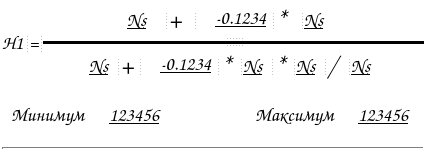
<?xml version="1.0" encoding="UTF-8"?>
<ui version="4.0">
 <class>SPRFormulaItemWidget</class>
 <widget class="QWidget" name="SPRFormulaItemWidget">
  <property name="geometry">
   <rect>
    <x>0</x>
    <y>0</y>
    <width>426</width>
    <height>152</height>
   </rect>
  </property>
  <property name="maximumSize">
   <size>
    <width>16777215</width>
    <height>152</height>
   </size>
  </property>
  <property name="palette">
   <palette>
    <active>
     <colorrole role="WindowText">
      <brush brushstyle="SolidPattern">
       <color alpha="255">
        <red>0</red>
        <green>0</green>
        <blue>0</blue>
       </color>
      </brush>
     </colorrole>
     <colorrole role="Button">
      <brush brushstyle="SolidPattern">
       <color alpha="255">
        <red>255</red>
        <green>255</green>
        <blue>255</blue>
       </color>
      </brush>
     </colorrole>
     <colorrole role="Light">
      <brush brushstyle="SolidPattern">
       <color alpha="255">
        <red>255</red>
        <green>255</green>
        <blue>255</blue>
       </color>
      </brush>
     </colorrole>
     <colorrole role="Midlight">
      <brush brushstyle="SolidPattern">
       <color alpha="255">
        <red>255</red>
        <green>255</green>
        <blue>255</blue>
       </color>
      </brush>
     </colorrole>
     <colorrole role="Dark">
      <brush brushstyle="SolidPattern">
       <color alpha="255">
        <red>127</red>
        <green>127</green>
        <blue>127</blue>
       </color>
      </brush>
     </colorrole>
     <colorrole role="Mid">
      <brush brushstyle="SolidPattern">
       <color alpha="255">
        <red>170</red>
        <green>170</green>
        <blue>170</blue>
       </color>
      </brush>
     </colorrole>
     <colorrole role="Text">
      <brush brushstyle="SolidPattern">
       <color alpha="255">
        <red>0</red>
        <green>0</green>
        <blue>0</blue>
       </color>
      </brush>
     </colorrole>
     <colorrole role="BrightText">
      <brush brushstyle="SolidPattern">
       <color alpha="255">
        <red>255</red>
        <green>255</green>
        <blue>255</blue>
       </color>
      </brush>
     </colorrole>
     <colorrole role="ButtonText">
      <brush brushstyle="SolidPattern">
       <color alpha="255">
        <red>0</red>
        <green>0</green>
        <blue>0</blue>
       </color>
      </brush>
     </colorrole>
     <colorrole role="Base">
      <brush brushstyle="SolidPattern">
       <color alpha="255">
        <red>255</red>
        <green>255</green>
        <blue>255</blue>
       </color>
      </brush>
     </colorrole>
     <colorrole role="Window">
      <brush brushstyle="SolidPattern">
       <color alpha="255">
        <red>255</red>
        <green>255</green>
        <blue>255</blue>
       </color>
      </brush>
     </colorrole>
     <colorrole role="Shadow">
      <brush brushstyle="SolidPattern">
       <color alpha="255">
        <red>0</red>
        <green>0</green>
        <blue>0</blue>
       </color>
      </brush>
     </colorrole>
     <colorrole role="AlternateBase">
      <brush brushstyle="SolidPattern">
       <color alpha="255">
        <red>255</red>
        <green>255</green>
        <blue>255</blue>
       </color>
      </brush>
     </colorrole>
     <colorrole role="ToolTipBase">
      <brush brushstyle="SolidPattern">
       <color alpha="255">
        <red>255</red>
        <green>255</green>
        <blue>220</blue>
       </color>
      </brush>
     </colorrole>
     <colorrole role="ToolTipText">
      <brush brushstyle="SolidPattern">
       <color alpha="255">
        <red>0</red>
        <green>0</green>
        <blue>0</blue>
       </color>
      </brush>
     </colorrole>
    </active>
    <inactive>
     <colorrole role="WindowText">
      <brush brushstyle="SolidPattern">
       <color alpha="255">
        <red>0</red>
        <green>0</green>
        <blue>0</blue>
       </color>
      </brush>
     </colorrole>
     <colorrole role="Button">
      <brush brushstyle="SolidPattern">
       <color alpha="255">
        <red>255</red>
        <green>255</green>
        <blue>255</blue>
       </color>
      </brush>
     </colorrole>
     <colorrole role="Light">
      <brush brushstyle="SolidPattern">
       <color alpha="255">
        <red>255</red>
        <green>255</green>
        <blue>255</blue>
       </color>
      </brush>
     </colorrole>
     <colorrole role="Midlight">
      <brush brushstyle="SolidPattern">
       <color alpha="255">
        <red>255</red>
        <green>255</green>
        <blue>255</blue>
       </color>
      </brush>
     </colorrole>
     <colorrole role="Dark">
      <brush brushstyle="SolidPattern">
       <color alpha="255">
        <red>127</red>
        <green>127</green>
        <blue>127</blue>
       </color>
      </brush>
     </colorrole>
     <colorrole role="Mid">
      <brush brushstyle="SolidPattern">
       <color alpha="255">
        <red>170</red>
        <green>170</green>
        <blue>170</blue>
       </color>
      </brush>
     </colorrole>
     <colorrole role="Text">
      <brush brushstyle="SolidPattern">
       <color alpha="255">
        <red>0</red>
        <green>0</green>
        <blue>0</blue>
       </color>
      </brush>
     </colorrole>
     <colorrole role="BrightText">
      <brush brushstyle="SolidPattern">
       <color alpha="255">
        <red>255</red>
        <green>255</green>
        <blue>255</blue>
       </color>
      </brush>
     </colorrole>
     <colorrole role="ButtonText">
      <brush brushstyle="SolidPattern">
       <color alpha="255">
        <red>0</red>
        <green>0</green>
        <blue>0</blue>
       </color>
      </brush>
     </colorrole>
     <colorrole role="Base">
      <brush brushstyle="SolidPattern">
       <color alpha="255">
        <red>255</red>
        <green>255</green>
        <blue>255</blue>
       </color>
      </brush>
     </colorrole>
     <colorrole role="Window">
      <brush brushstyle="SolidPattern">
       <color alpha="255">
        <red>255</red>
        <green>255</green>
        <blue>255</blue>
       </color>
      </brush>
     </colorrole>
     <colorrole role="Shadow">
      <brush brushstyle="SolidPattern">
       <color alpha="255">
        <red>0</red>
        <green>0</green>
        <blue>0</blue>
       </color>
      </brush>
     </colorrole>
     <colorrole role="AlternateBase">
      <brush brushstyle="SolidPattern">
       <color alpha="255">
        <red>255</red>
        <green>255</green>
        <blue>255</blue>
       </color>
      </brush>
     </colorrole>
     <colorrole role="ToolTipBase">
      <brush brushstyle="SolidPattern">
       <color alpha="255">
        <red>255</red>
        <green>255</green>
        <blue>220</blue>
       </color>
      </brush>
     </colorrole>
     <colorrole role="ToolTipText">
      <brush brushstyle="SolidPattern">
       <color alpha="255">
        <red>0</red>
        <green>0</green>
        <blue>0</blue>
       </color>
      </brush>
     </colorrole>
    </inactive>
    <disabled>
     <colorrole role="WindowText">
      <brush brushstyle="SolidPattern">
       <color alpha="255">
        <red>127</red>
        <green>127</green>
        <blue>127</blue>
       </color>
      </brush>
     </colorrole>
     <colorrole role="Button">
      <brush brushstyle="SolidPattern">
       <color alpha="255">
        <red>255</red>
        <green>255</green>
        <blue>255</blue>
       </color>
      </brush>
     </colorrole>
     <colorrole role="Light">
      <brush brushstyle="SolidPattern">
       <color alpha="255">
        <red>255</red>
        <green>255</green>
        <blue>255</blue>
       </color>
      </brush>
     </colorrole>
     <colorrole role="Midlight">
      <brush brushstyle="SolidPattern">
       <color alpha="255">
        <red>255</red>
        <green>255</green>
        <blue>255</blue>
       </color>
      </brush>
     </colorrole>
     <colorrole role="Dark">
      <brush brushstyle="SolidPattern">
       <color alpha="255">
        <red>127</red>
        <green>127</green>
        <blue>127</blue>
       </color>
      </brush>
     </colorrole>
     <colorrole role="Mid">
      <brush brushstyle="SolidPattern">
       <color alpha="255">
        <red>170</red>
        <green>170</green>
        <blue>170</blue>
       </color>
      </brush>
     </colorrole>
     <colorrole role="Text">
      <brush brushstyle="SolidPattern">
       <color alpha="255">
        <red>127</red>
        <green>127</green>
        <blue>127</blue>
       </color>
      </brush>
     </colorrole>
     <colorrole role="BrightText">
      <brush brushstyle="SolidPattern">
       <color alpha="255">
        <red>255</red>
        <green>255</green>
        <blue>255</blue>
       </color>
      </brush>
     </colorrole>
     <colorrole role="ButtonText">
      <brush brushstyle="SolidPattern">
       <color alpha="255">
        <red>127</red>
        <green>127</green>
        <blue>127</blue>
       </color>
      </brush>
     </colorrole>
     <colorrole role="Base">
      <brush brushstyle="SolidPattern">
       <color alpha="255">
        <red>255</red>
        <green>255</green>
        <blue>255</blue>
       </color>
      </brush>
     </colorrole>
     <colorrole role="Window">
      <brush brushstyle="SolidPattern">
       <color alpha="255">
        <red>255</red>
        <green>255</green>
        <blue>255</blue>
       </color>
      </brush>
     </colorrole>
     <colorrole role="Shadow">
      <brush brushstyle="SolidPattern">
       <color alpha="255">
        <red>0</red>
        <green>0</green>
        <blue>0</blue>
       </color>
      </brush>
     </colorrole>
     <colorrole role="AlternateBase">
      <brush brushstyle="SolidPattern">
       <color alpha="255">
        <red>255</red>
        <green>255</green>
        <blue>255</blue>
       </color>
      </brush>
     </colorrole>
     <colorrole role="ToolTipBase">
      <brush brushstyle="SolidPattern">
       <color alpha="255">
        <red>255</red>
        <green>255</green>
        <blue>220</blue>
       </color>
      </brush>
     </colorrole>
     <colorrole role="ToolTipText">
      <brush brushstyle="SolidPattern">
       <color alpha="255">
        <red>0</red>
        <green>0</green>
        <blue>0</blue>
       </color>
      </brush>
     </colorrole>
    </disabled>
   </palette>
  </property>
  <property name="font">
   <font>
    <family>Comic Sans MS</family>
    <pointsize>14</pointsize>
   </font>
  </property>
  <property name="windowTitle">
   <string>Form</string>
  </property>
  <layout class="QVBoxLayout" name="verticalLayout_2">
   <property name="leftMargin">
    <number>2</number>
   </property>
   <property name="topMargin">
    <number>2</number>
   </property>
   <property name="rightMargin">
    <number>2</number>
   </property>
   <property name="bottomMargin">
    <number>2</number>
   </property>
   <item>
    <layout class="QVBoxLayout" name="verticalLayout">
     <item>
      <widget class="QSplitter" name="splitter_5">
       <property name="orientation">
        <enum>Qt::Horizontal</enum>
       </property>
       <widget class="QSplitter" name="splitter_4">
        <property name="orientation">
         <enum>Qt::Horizontal</enum>
        </property>
        <widget class="QLabel" name="lResult">
         <property name="text">
          <string>H1</string>
         </property>
        </widget>
        <widget class="QLabel" name="label_2">
         <property name="font">
          <font>
           <underline>false</underline>
          </font>
         </property>
         <property name="text">
          <string>=</string>
         </property>
        </widget>
       </widget>
       <widget class="QSplitter" name="splitter_3">
        <property name="orientation">
         <enum>Qt::Vertical</enum>
        </property>
        <widget class="QWidget" name="layoutWidget_2">
         <layout class="QHBoxLayout" name="horizontalLayout">
          <item>
           <spacer name="horizontalSpacer">
            <property name="orientation">
             <enum>Qt::Horizontal</enum>
            </property>
            <property name="sizeHint" stdset="0">
             <size>
              <width>40</width>
              <height>20</height>
             </size>
            </property>
           </spacer>
          </item>
          <item>
           <widget class="QSplitter" name="splitter">
            <property name="maximumSize">
             <size>
              <width>16777215</width>
              <height>38</height>
             </size>
            </property>
            <property name="orientation">
             <enum>Qt::Horizontal</enum>
            </property>
            <widget class="SPRFormulaElement" name="lElementUp1">
             <property name="font">
              <font>
               <underline>true</underline>
              </font>
             </property>
             <property name="autoFillBackground">
              <bool>false</bool>
             </property>
             <property name="lineWidth">
              <number>0</number>
             </property>
             <property name="text">
              <string>Ns</string>
             </property>
            </widget>
            <widget class="QLabel" name="label_4">
             <property name="font">
              <font>
               <family>Comic Sans MS</family>
               <pointsize>20</pointsize>
               <underline>false</underline>
              </font>
             </property>
             <property name="text">
              <string>+</string>
             </property>
            </widget>
            <widget class="QLineEdit" name="leMulUp">
             <property name="maximumSize">
              <size>
               <width>74</width>
               <height>31</height>
              </size>
             </property>
             <property name="font">
              <font>
               <underline>true</underline>
              </font>
             </property>
             <property name="autoFillBackground">
              <bool>false</bool>
             </property>
             <property name="text">
              <string>-0.1234</string>
             </property>
             <property name="frame">
              <bool>false</bool>
             </property>
             <property name="alignment">
              <set>Qt::AlignRight|Qt::AlignTrailing|Qt::AlignVCenter</set>
             </property>
            </widget>
            <widget class="QLabel" name="label_5">
             <property name="font">
              <font>
               <pointsize>20</pointsize>
               <underline>false</underline>
              </font>
             </property>
             <property name="text">
              <string>*</string>
             </property>
            </widget>
            <widget class="SPRFormulaElement" name="lElementUp2">
             <property name="font">
              <font>
               <underline>true</underline>
              </font>
             </property>
             <property name="autoFillBackground">
              <bool>false</bool>
             </property>
             <property name="lineWidth">
              <number>0</number>
             </property>
             <property name="text">
              <string>Ns</string>
             </property>
            </widget>
           </widget>
          </item>
          <item>
           <spacer name="horizontalSpacer_2">
            <property name="orientation">
             <enum>Qt::Horizontal</enum>
            </property>
            <property name="sizeHint" stdset="0">
             <size>
              <width>40</width>
              <height>20</height>
             </size>
            </property>
           </spacer>
          </item>
         </layout>
        </widget>
        <widget class="Line" name="line">
         <property name="frameShadow">
          <enum>QFrame::Plain</enum>
         </property>
         <property name="lineWidth">
          <number>3</number>
         </property>
         <property name="orientation">
          <enum>Qt::Horizontal</enum>
         </property>
        </widget>
        <widget class="QWidget" name="layoutWidget_3">
         <layout class="QHBoxLayout" name="horizontalLayout_2">
          <item>
           <spacer name="horizontalSpacer_5">
            <property name="orientation">
             <enum>Qt::Horizontal</enum>
            </property>
            <property name="sizeHint" stdset="0">
             <size>
              <width>40</width>
              <height>20</height>
             </size>
            </property>
           </spacer>
          </item>
          <item>
           <widget class="QSplitter" name="splitter_2">
            <property name="maximumSize">
             <size>
              <width>16777215</width>
              <height>38</height>
             </size>
            </property>
            <property name="orientation">
             <enum>Qt::Horizontal</enum>
            </property>
            <widget class="SPRFormulaElement" name="lElementDown1">
             <property name="font">
              <font>
               <underline>true</underline>
              </font>
             </property>
             <property name="autoFillBackground">
              <bool>false</bool>
             </property>
             <property name="lineWidth">
              <number>0</number>
             </property>
             <property name="text">
              <string>Ns</string>
             </property>
            </widget>
            <widget class="QLabel" name="label_8">
             <property name="font">
              <font>
               <family>Comic Sans MS</family>
               <pointsize>20</pointsize>
               <underline>false</underline>
              </font>
             </property>
             <property name="text">
              <string>+</string>
             </property>
            </widget>
            <widget class="QLineEdit" name="leMulDown">
             <property name="maximumSize">
              <size>
               <width>74</width>
               <height>31</height>
              </size>
             </property>
             <property name="font">
              <font>
               <underline>true</underline>
              </font>
             </property>
             <property name="autoFillBackground">
              <bool>false</bool>
             </property>
             <property name="text">
              <string>-0.1234</string>
             </property>
             <property name="frame">
              <bool>false</bool>
             </property>
             <property name="alignment">
              <set>Qt::AlignRight|Qt::AlignTrailing|Qt::AlignVCenter</set>
             </property>
            </widget>
            <widget class="QLabel" name="label_9">
             <property name="font">
              <font>
               <pointsize>20</pointsize>
               <underline>false</underline>
              </font>
             </property>
             <property name="text">
              <string>*</string>
             </property>
            </widget>
            <widget class="SPRFormulaElement" name="lElementDown2">
             <property name="font">
              <font>
               <underline>true</underline>
              </font>
             </property>
             <property name="autoFillBackground">
              <bool>false</bool>
             </property>
             <property name="lineWidth">
              <number>0</number>
             </property>
             <property name="text">
              <string>Ns</string>
             </property>
            </widget>
            <widget class="QLabel" name="label_11">
             <property name="font">
              <font>
               <pointsize>20</pointsize>
               <underline>false</underline>
              </font>
             </property>
             <property name="text">
              <string>*</string>
             </property>
            </widget>
            <widget class="SPRFormulaElement" name="lElementDown3">
             <property name="font">
              <font>
               <underline>true</underline>
              </font>
             </property>
             <property name="autoFillBackground">
              <bool>false</bool>
             </property>
             <property name="lineWidth">
              <number>0</number>
             </property>
             <property name="text">
              <string>Ns</string>
             </property>
            </widget>
            <widget class="QLabel" name="label_13">
             <property name="font">
              <font>
               <pointsize>20</pointsize>
               <underline>false</underline>
              </font>
             </property>
             <property name="text">
              <string>/</string>
             </property>
            </widget>
            <widget class="SPRFormulaElement" name="lElementDown4">
             <property name="font">
              <font>
               <underline>true</underline>
              </font>
             </property>
             <property name="autoFillBackground">
              <bool>false</bool>
             </property>
             <property name="lineWidth">
              <number>0</number>
             </property>
             <property name="text">
              <string>Ns</string>
             </property>
            </widget>
           </widget>
          </item>
          <item>
           <spacer name="horizontalSpacer_6">
            <property name="orientation">
             <enum>Qt::Horizontal</enum>
            </property>
            <property name="sizeHint" stdset="0">
             <size>
              <width>40</width>
              <height>20</height>
             </size>
            </property>
           </spacer>
          </item>
         </layout>
        </widget>
       </widget>
      </widget>
     </item>
     <item>
      <widget class="QWidget" name="widget" native="true">
       <layout class="QHBoxLayout" name="horizontalLayout_3">
        <property name="topMargin">
         <number>0</number>
        </property>
        <property name="bottomMargin">
         <number>0</number>
        </property>
        <item>
         <widget class="QLabel" name="label">
          <property name="text">
           <string>Минимум</string>
          </property>
         </widget>
        </item>
        <item>
         <widget class="QLineEdit" name="leMin">
          <property name="maximumSize">
           <size>
            <width>74</width>
            <height>16777215</height>
           </size>
          </property>
          <property name="font">
           <font>
            <underline>true</underline>
           </font>
          </property>
          <property name="text">
           <string>123456</string>
          </property>
          <property name="frame">
           <bool>false</bool>
          </property>
          <property name="alignment">
           <set>Qt::AlignRight|Qt::AlignTrailing|Qt::AlignVCenter</set>
          </property>
         </widget>
        </item>
        <item>
         <spacer name="horizontalSpacer_3">
          <property name="orientation">
           <enum>Qt::Horizontal</enum>
          </property>
          <property name="sizeHint" stdset="0">
           <size>
            <width>40</width>
            <height>20</height>
           </size>
          </property>
         </spacer>
        </item>
        <item>
         <widget class="QLabel" name="label_3">
          <property name="text">
           <string>Максимум</string>
          </property>
         </widget>
        </item>
        <item>
         <widget class="QLineEdit" name="leMax">
          <property name="maximumSize">
           <size>
            <width>74</width>
            <height>16777215</height>
           </size>
          </property>
          <property name="font">
           <font>
            <underline>true</underline>
           </font>
          </property>
          <property name="text">
           <string>123456</string>
          </property>
          <property name="frame">
           <bool>false</bool>
          </property>
          <property name="alignment">
           <set>Qt::AlignRight|Qt::AlignTrailing|Qt::AlignVCenter</set>
          </property>
         </widget>
        </item>
       </layout>
      </widget>
     </item>
    </layout>
   </item>
   <item>
    <widget class="Line" name="line_2">
     <property name="lineWidth">
      <number>2</number>
     </property>
     <property name="orientation">
      <enum>Qt::Horizontal</enum>
     </property>
    </widget>
   </item>
  </layout>
 </widget>
 <customwidgets>
  <customwidget>
   <class>SPRFormulaElement</class>
   <extends>QLabel</extends>
   <header>sprformulaelement.h</header>
  </customwidget>
 </customwidgets>
 <resources/>
 <connections/>
</ui>
